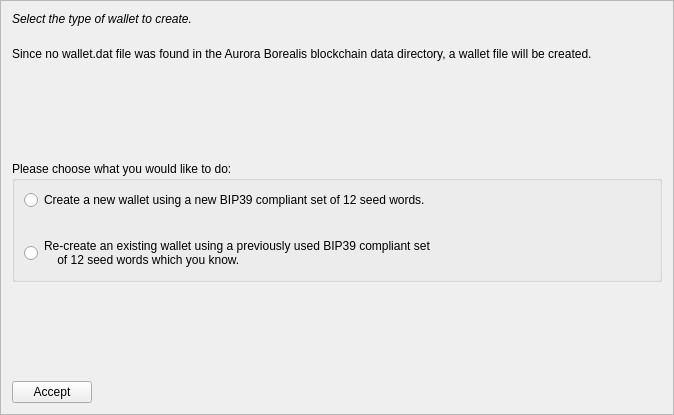
<?xml version="1.0" encoding="UTF-8"?>
<ui version="4.0">
 <class>MnemonicDialog1</class>
 <widget class="QFrame" name="MnemonicDialog1">
  <property name="geometry">
   <rect>
    <x>0</x>
    <y>0</y>
    <width>674</width>
    <height>415</height>
   </rect>
  </property>
  <property name="windowTitle">
   <string>HD Wallet Setup</string>
  </property>
  <property name="frameShape">
   <enum>QFrame::StyledPanel</enum>
  </property>
  <property name="frameShadow">
   <enum>QFrame::Raised</enum>
  </property>
  <layout class="QVBoxLayout" name="verticalLayout">
   <item>
    <widget class="QLabel" name="walletLabel">
     <property name="styleSheet">
      <string notr="true">QLabel { font-style:italic; }</string>
     </property>
     <property name="text">
      <string>Select the type of wallet to create.</string>
     </property>
     <property name="wordWrap">
      <bool>true</bool>
     </property>
    </widget>
   </item>
   <item>
    <spacer name="verticalSpacer_4">
     <property name="orientation">
      <enum>Qt::Vertical</enum>
     </property>
     <property name="sizeType">
      <enum>QSizePolicy::Minimum</enum>
     </property>
     <property name="sizeHint" stdset="0">
      <size>
       <width>20</width>
       <height>15</height>
      </size>
     </property>
    </spacer>
   </item>
   <item>
    <widget class="QLabel" name="wallettypeLabel">
     <property name="text">
      <string>Since no wallet.dat file was found in the Aurora Borealis blockchain data directory, a wallet file will be created.</string>
     </property>
     <property name="wordWrap">
      <bool>true</bool>
     </property>
    </widget>
   </item>
   <item>
    <spacer name="verticalSpacer">
     <property name="orientation">
      <enum>Qt::Vertical</enum>
     </property>
     <property name="sizeHint" stdset="0">
      <size>
       <width>20</width>
       <height>40</height>
      </size>
     </property>
    </spacer>
   </item>
   <item>
    <widget class="QGroupBox" name="groupBox">
     <property name="title">
      <string>Please choose what you would like to do:</string>
     </property>
     <layout class="QVBoxLayout" name="verticalLayout_2">
      <item>
       <widget class="QRadioButton" name="walletNewRadio">
        <property name="text">
         <string>Create a new wallet using a new BIP39 compliant set of 12 seed words.</string>
        </property>
       </widget>
      </item>
      <item>
       <spacer name="verticalSpacer_3">
        <property name="orientation">
         <enum>Qt::Vertical</enum>
        </property>
        <property name="sizeHint" stdset="0">
         <size>
          <width>20</width>
          <height>20</height>
         </size>
        </property>
       </spacer>
      </item>
      <item>
       <widget class="QRadioButton" name="walletOldRadio">
        <property name="text">
         <string>Re-create an existing wallet using a previously used BIP39 compliant set 
    of 12 seed words which you know.</string>
        </property>
       </widget>
      </item>
     </layout>
    </widget>
   </item>
   <item>
    <spacer name="verticalSpacer_2">
     <property name="orientation">
      <enum>Qt::Vertical</enum>
     </property>
     <property name="sizeHint" stdset="0">
      <size>
       <width>20</width>
       <height>40</height>
      </size>
     </property>
    </spacer>
   </item>
   <item>
    <layout class="QHBoxLayout" name="horizontalLayout">
     <item>
      <widget class="QPushButton" name="acceptButton">
       <property name="text">
        <string>Accept</string>
       </property>
       <property name="autoDefault">
        <bool>false</bool>
       </property>
      </widget>
     </item>
     <item>
      <spacer name="horizontalSpacer">
       <property name="orientation">
        <enum>Qt::Horizontal</enum>
       </property>
       <property name="sizeHint" stdset="0">
        <size>
         <width>40</width>
         <height>20</height>
        </size>
       </property>
      </spacer>
     </item>
    </layout>
   </item>
  </layout>
 </widget>
 <resources/>
 <connections/>
</ui>
